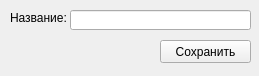
<?xml version="1.0" encoding="UTF-8"?>
<ui version="4.0">
 <class>Form</class>
 <widget class="QWidget" name="Form">
  <property name="geometry">
   <rect>
    <x>0</x>
    <y>0</y>
    <width>259</width>
    <height>76</height>
   </rect>
  </property>
  <property name="windowTitle">
   <string>Form</string>
  </property>
  <widget class="QLabel" name="label">
   <property name="geometry">
    <rect>
     <x>10</x>
     <y>10</y>
     <width>71</width>
     <height>16</height>
    </rect>
   </property>
   <property name="text">
    <string>Название:</string>
   </property>
  </widget>
  <widget class="QLineEdit" name="name_edit">
   <property name="geometry">
    <rect>
     <x>70</x>
     <y>10</y>
     <width>181</width>
     <height>20</height>
    </rect>
   </property>
  </widget>
  <widget class="QPushButton" name="save_button">
   <property name="geometry">
    <rect>
     <x>160</x>
     <y>40</y>
     <width>91</width>
     <height>23</height>
    </rect>
   </property>
   <property name="text">
    <string>Сохранить</string>
   </property>
  </widget>
  <widget class="QLabel" name="feedback_label">
   <property name="geometry">
    <rect>
     <x>10</x>
     <y>40</y>
     <width>141</width>
     <height>21</height>
    </rect>
   </property>
   <property name="text">
    <string/>
   </property>
  </widget>
 </widget>
 <resources/>
 <connections/>
</ui>
